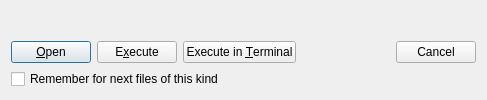
<?xml version="1.0" encoding="UTF-8"?>
<ui version="4.0">
 <class>ExecFileDialog</class>
 <widget class="QDialog" name="ExecFileDialog">
  <property name="geometry">
   <rect>
    <x>0</x>
    <y>0</y>
    <width>487</width>
    <height>87</height>
   </rect>
  </property>
  <property name="windowTitle">
   <string>Execute file</string>
  </property>
  <layout class="QVBoxLayout" name="verticalLayout">
   <item>
    <layout class="QHBoxLayout" name="horizontalLayout_2" stretch="0,1">
     <property name="bottomMargin">
      <number>10</number>
     </property>
     <item>
      <widget class="QLabel" name="icon"/>
     </item>
     <item>
      <widget class="QLabel" name="msg">
       <property name="text">
        <string/>
       </property>
       <property name="wordWrap">
        <bool>true</bool>
       </property>
      </widget>
     </item>
    </layout>
   </item>
   <item>
    <layout class="QHBoxLayout" name="horizontalLayout">
     <item>
      <widget class="QPushButton" name="open">
       <property name="text">
        <string>&amp;Open</string>
       </property>
       <property name="icon">
        <iconset theme="document-open"/>
       </property>
       <property name="default">
        <bool>true</bool>
       </property>
      </widget>
     </item>
     <item>
      <widget class="QPushButton" name="exec">
       <property name="text">
        <string>E&amp;xecute</string>
       </property>
       <property name="icon">
        <iconset theme="system-run"/>
       </property>
      </widget>
     </item>
     <item>
      <widget class="QPushButton" name="execTerm">
       <property name="text">
        <string>Execute in &amp;Terminal</string>
       </property>
       <property name="icon">
        <iconset theme="utilities-terminal"/>
       </property>
      </widget>
     </item>
     <item>
      <spacer name="horizontalSpacer">
       <property name="orientation">
        <enum>Qt::Horizontal</enum>
       </property>
       <property name="sizeHint" stdset="0">
        <size>
         <width>40</width>
         <height>20</height>
        </size>
       </property>
      </spacer>
     </item>
     <item>
      <widget class="QPushButton" name="cancel">
       <property name="text">
        <string>Cancel</string>
       </property>
       <property name="icon">
        <iconset theme="dialog-cancel"/>
       </property>
      </widget>
     </item>
    </layout>
   </item>
   <item>
    <layout class="QHBoxLayout" name="remLayout">
     <item>
      <widget class="QCheckBox" name="remBox">
       <property name="text">
        <string>Remember for next files of this kind</string>
       </property>
      </widget>
     </item>
    </layout>
   </item>
  </layout>
 </widget>
 <resources/>
 <connections>
  <connection>
   <sender>cancel</sender>
   <signal>clicked()</signal>
   <receiver>ExecFileDialog</receiver>
   <slot>reject()</slot>
  </connection>
  <connection>
   <sender>exec</sender>
   <signal>clicked()</signal>
   <receiver>ExecFileDialog</receiver>
   <slot>accept()</slot>
  </connection>
  <connection>
   <sender>execTerm</sender>
   <signal>clicked()</signal>
   <receiver>ExecFileDialog</receiver>
   <slot>accept()</slot>
  </connection>
  <connection>
   <sender>open</sender>
   <signal>clicked()</signal>
   <receiver>ExecFileDialog</receiver>
   <slot>accept()</slot>
  </connection>
 </connections>
</ui>
